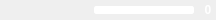
<?xml version="1.0" encoding="UTF-8"?>
<ui version="4.0">
 <class>SessionInformationWidget</class>
 <widget class="QWidget" name="SessionInformationWidget">
  <property name="geometry">
   <rect>
    <x>0</x>
    <y>0</y>
    <width>216</width>
    <height>20</height>
   </rect>
  </property>
  <property name="windowTitle">
   <string/>
  </property>
  <layout class="QGridLayout" name="gridLayout">
   <property name="leftMargin">
    <number>4</number>
   </property>
   <property name="topMargin">
    <number>2</number>
   </property>
   <property name="rightMargin">
    <number>4</number>
   </property>
   <property name="bottomMargin">
    <number>2</number>
   </property>
   <item row="0" column="0">
    <widget class="QLabel" name="sessionNameLabel">
     <property name="sizePolicy">
      <sizepolicy hsizetype="Expanding" vsizetype="Preferred">
       <horstretch>0</horstretch>
       <verstretch>0</verstretch>
      </sizepolicy>
     </property>
     <property name="minimumSize">
      <size>
       <width>80</width>
       <height>0</height>
      </size>
     </property>
     <property name="styleSheet">
      <string notr="true">font-size: 12px;
color: white;
font-weight: bold;</string>
     </property>
     <property name="text">
      <string/>
     </property>
     <property name="alignment">
      <set>Qt::AlignCenter</set>
     </property>
    </widget>
   </item>
   <item row="0" column="1">
    <widget class="QProgressBar" name="progressBar">
     <property name="sizePolicy">
      <sizepolicy hsizetype="Expanding" vsizetype="Fixed">
       <horstretch>0</horstretch>
       <verstretch>0</verstretch>
      </sizepolicy>
     </property>
     <property name="styleSheet">
      <string notr="true">QProgressBar {
	border: 1px solid #fff;
	border-radius: 2px;
	margin: 4px;
	height: 6px;
}

QProgressBar::chunk {
	width: 8px;
	margin: 1px;
	background-color: #dde;
}</string>
     </property>
     <property name="maximum">
      <number>3</number>
     </property>
     <property name="value">
      <number>0</number>
     </property>
     <property name="textVisible">
      <bool>false</bool>
     </property>
     <property name="invertedAppearance">
      <bool>false</bool>
     </property>
    </widget>
   </item>
   <item row="0" column="2">
    <widget class="QLabel" name="onlineUsersLabel">
     <property name="sizePolicy">
      <sizepolicy hsizetype="Expanding" vsizetype="Preferred">
       <horstretch>0</horstretch>
       <verstretch>0</verstretch>
      </sizepolicy>
     </property>
     <property name="styleSheet">
      <string notr="true">font-size: 12px;
color: white;
font-weight: bold;</string>
     </property>
     <property name="text">
      <string>0</string>
     </property>
     <property name="alignment">
      <set>Qt::AlignCenter</set>
     </property>
    </widget>
   </item>
  </layout>
 </widget>
 <resources/>
 <connections/>
</ui>
